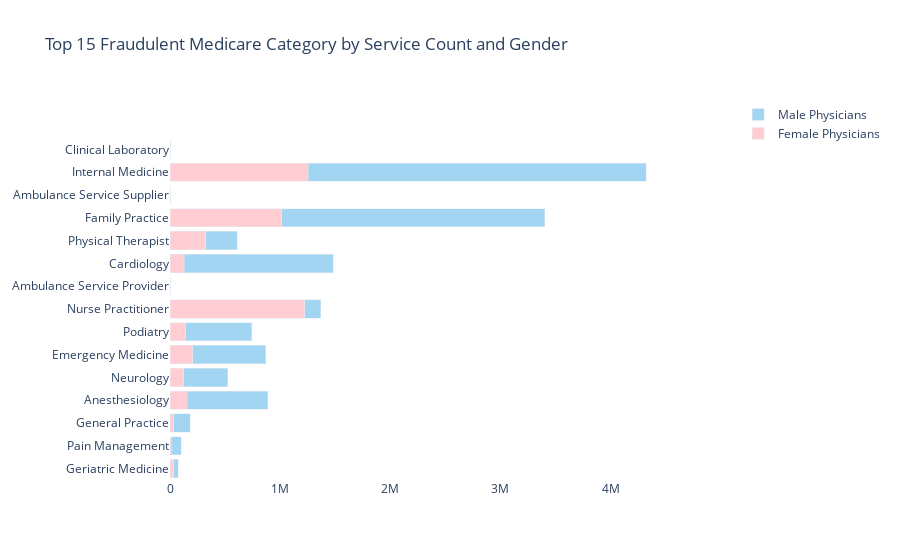

Notebook code for this chart:
### Code cell
fig = go.Figure()

#dict for layout
col_layout_dict = {'female_count': ['Female Physicians ','#ffcdd2'],
                 'male_count': ['Male Physicians','#A2D5F2']}

for col in ['female_count','male_count']:
    fig.add_trace(go.Bar(
        y=type_df['provider_type'],
        x=type_df[col],
        name=col_layout_dict[col][0],
        marker=dict(
            color=col_layout_dict[col][1],
        ),
        orientation='h',
    ))

fig.update_layout(
    barmode = 'stack',
    title = 'Top 15 Fraudulent Medicare Category by Service Count and Gender',
    paper_bgcolor='white',
    plot_bgcolor='white',
    yaxis=dict(
        showgrid=False,
        showline=False,
        showticklabels=True,
        domain=[0, 0.90],
    ),
    xaxis=dict(
        zeroline=False,
        showline=False,
        showticklabels=True,
        showgrid=True,
        domain=[0, 0.90],
    ),
)

fig.show()

### Figure 1 — Plotly figure (JSON) as saved in the notebook; plotly's stock layout.template omitted (floating-point values rounded to 4 significant figures)
{"data": [{"marker": {"color": "#ffcdd2"}, "name": "Female Physicians ", "orientation": "h", "type": "bar", "x": [34393, 11511, 33452, 155457, 126310, 205886, 143048, 1223251, 9, 129479, 324478, 1013556, 36, 1254568, 2792], "y": ["Geriatric Medicine", "Pain Management", "General Practice", "Anesthesiology", "Neurology", "Emergency Medicine", "Podiatry", "Nurse Practitioner", "Ambulance Service Provider", "Cardiology", "Physical Therapist", "Family Practice", "Ambulance Service Supplier", "Internal Medicine", "Clinical Laboratory"]}, {"marker": {"color": "#A2D5F2"}, "name": "Male Physicians", "orientation": "h", "type": "bar", "x": [42616, 90837, 150038, 733834, 398365, 663060, 597256, 144012, 39, 1350602, 284680, 2390362, 141, 3069070, 1482], "y": ["Geriatric Medicine", "Pain Management", "General Practice", "Anesthesiology", "Neurology", "Emergency Medicine", "Podiatry", "Nurse Practitioner", "Ambulance Service Provider", "Cardiology", "Physical Therapist", "Family Practice", "Ambulance Service Supplier", "Internal Medicine", "Clinical Laboratory"]}], "layout": {"barmode": "stack", "paper_bgcolor": "white", "plot_bgcolor": "white", "title": {"text": "Top 15 Fraudulent Medicare Category by Service Count and Gender"}, "xaxis": {"domain": [0, 0.9], "showgrid": true, "showline": false, "showticklabels": true, "zeroline": false}, "yaxis": {"domain": [0, 0.9], "showgrid": false, "showline": false, "showticklabels": true}}}
